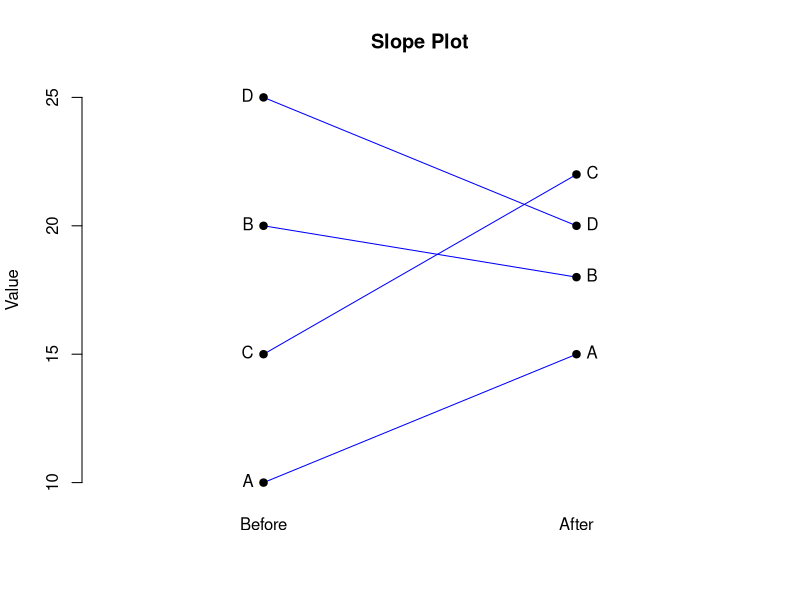

Recreate this plot in R.
# Slightly advanced slope plot
# Sample data set insert your own data here
myData <- data.frame(
  Name = c("A", "B", "C", "D"),
  Value1 = c(10, 20, 15, 25),
  Value2 = c(15, 18, 22, 20)
)

# Set up the plot window with extra x-margin and no x-axis
plot(c(1, 2),                                # set some default x values to start with
     range(c(myData$Value1, myData$Value2)), # set the y-axis to go from the lowest to the highest value in our data set
     type="n",            # type of points to draw (n=none)
     xaxt="n",            # type of x-axis to draw (n=none)
     xlab="",             # label on the x axis
     ylab="Value",        # label on the y axis 
     main="Slope Plot",   # Main title
     xlim=c(0.5, 2.5),    # Where does the x-axis start and end
     bty="n"              # Draw box around plot (n=none, )
     )

# Add points and lines to the plot
for(i in 1:nrow(myData)) {
  lines(c(1, 2), c(myData$Value1[i], myData$Value2[i]), col="blue") # draw the lines between points
  points(c(1, 2), c(myData$Value1[i], myData$Value2[i]), pch=19)    # draw the points
  # You can remove the next two lines if you don't want to label points
  text(1, myData$Value1[i], labels=myData$Name[i], pos=2)           # label the points on the left side
  text(2, myData$Value2[i], labels=myData$Name[i], pos=4)           # label the points on the right side
}

# Add custom labels instead of axis
text(x=1, y=par("usr")[3] - 1, labels="Before", xpd=NA) # Draw the text under the figure
text(x=2, y=par("usr")[3] - 1, labels="After", xpd=NA)  # xpd=NA allows drawing the text outside the plot region, but still inside the figure region
